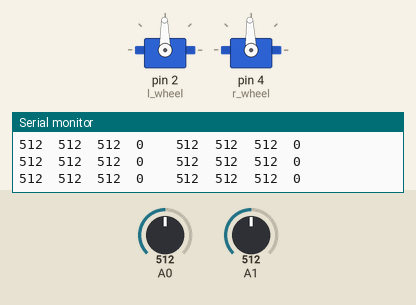
Bench run of a sketch on a simulated Arduino Uno, built with avr-gcc and run on an emulated ATmega328P. Parts: 2 × servo, the last lines printed to the serial monitor. The inputs (shaded band) are chosen by the test bench; at power-on: A1 = 512, A0 = 512.

Above: at 1.2 s.
1.3 s: A1 set to 1023
At 2.1 s:
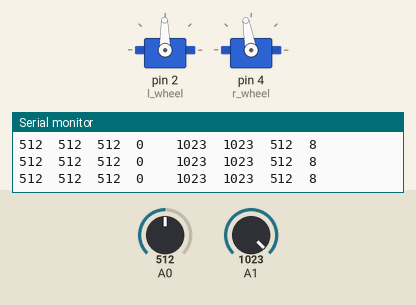
2.8 s: A0 set to 991
At 3.8 s:
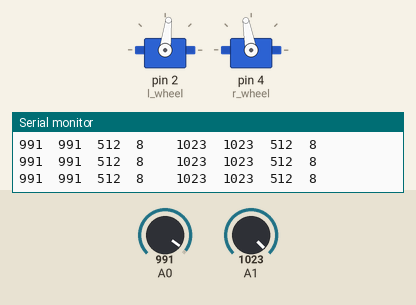
5.8 s: A0 set to 1009
8.8 s: A1 set to 900
At 10.3 s:
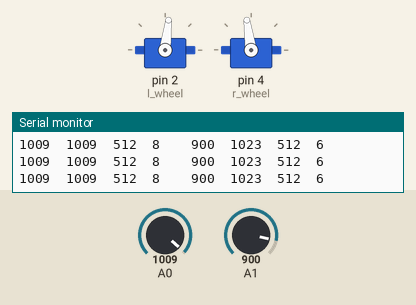
11.8 s: A1 set to 110
At 12.4 s:
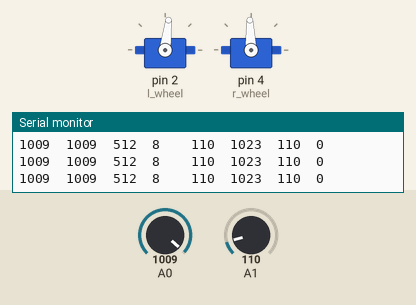
14.8 s: A1 set to 90
Timing chart, 0 to 17.3 s (numbered marks = the images above; inputs shaded):
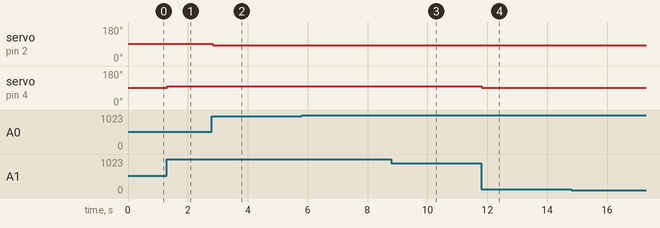

The sketch:

everything.ino
```cpp
// (licence header left out)
//------------------------------------------------------------------------------
// INCLUDES
// Includes save a lot of time by allowing you to use previously written code
// without copying and pasting it into this file (which would make a giant mess)
//------------------------------------------------------------------------------


// Servos are complicated and I don't want to reinvent the wheel, so I
// include someone else's code that does all the heavy lifting for me.
#include <Servo.h>


//------------------------------------------------------------------------------
// DEFINES
// Defines are values that will not change while the program is running.
//------------------------------------------------------------------------------


// servos go from 0 (full backwards) to 180 (full forwards) but servos
// aren't always 90=no movement.  So here is where you can adjust the
// settings.
#define NO_MOVE_R 92
#define NO_MOVE_L 91

// How fast are we moving forward?
// Set this to zero to test NO_MOVE_* are correct.
#define SPEED 8

// shouldn't have to change this...
#define MOVE_R (NO_MOVE_R+SPEED)
#define MOVE_L (NO_MOVE_L-SPEED)


//------------------------------------------------------------------------------
// GLOBALS
// Globals are places to store information that can be accessed from anywhere
// in your program.
//------------------------------------------------------------------------------


Servo l_wheel;
Servo r_wheel;

// the darkest color the eyes have ever seen
int lmin=1024;
int rmin=1024;

// the brightest color the eyes have ever seen
int lmax=0;
int rmax=0;


//------------------------------------------------------------------------------
// METHODS
// Methods describe how to do a given job.  Some methods can call others.
//------------------------------------------------------------------------------


// setup is called once when the board resets.
void setup() {
  // Phone the computer to report results.  9600 is how fast to talk.
  Serial.begin(9600);
  // Tell the arduino where the wheels are connected.
  l_wheel.attach(2);
  r_wheel.attach(4);
}


// loop is called over and over again after setup is done.
void loop() {
  // Read in what the eyes are seeing.
  int raw_l_sensor = analogRead(A0);
  int raw_r_sensor = analogRead(A1);

  // adjust for the light in the room
  if(lmax<raw_l_sensor) lmax=raw_l_sensor;
  if(rmax<raw_r_sensor) rmax=raw_r_sensor;
  if(lmin>raw_l_sensor) lmin=raw_l_sensor;
  if(rmin>raw_r_sensor) rmin=raw_r_sensor;

  // adjust the speed of each wheel based on the amount of light in each eye.
  // darker eyes means slower wheels.
  int lval=SPEED*(float)(raw_l_sensor-lmin)/(float)(lmax-lmin);
  int rval=SPEED*(float)(raw_r_sensor-rmin)/(float)(rmax-rmin);

  // send the new speed to each wheel.
  l_wheel.write(NO_MOVE_L-lval);
  r_wheel.write(NO_MOVE_R+rval);

  // if we are connected to the computer, spit out important information to explain what is going on.
  Serial.print(raw_l_sensor);
  Serial.print('\t');
  Serial.print(lmax);
  Serial.print('\t');
  Serial.print(lmin);
  Serial.print('\t');
  Serial.print(lval);
  Serial.print("\t\t");
  Serial.print(raw_r_sensor);
  Serial.print('\t');
  Serial.print(rmax);
  Serial.print('\t');
  Serial.print(rmin);
  Serial.print('\t');
  Serial.print(rval);
  Serial.print('\n');

  delay(25);
}


//------------------------------------------------------------------------------
// Copyright (C) 2012 Dan Royer (dan@marginallyclever.com)
// Permission is hereby granted, free of charge, to any person obtaining a
// copy of this software and associated documentation files (the "Software"),
// to deal in the Software without restriction, including without limitation
// the rights to use, copy, modify, merge, publish, distribute, sublicense,
// and/or sell copies of the Software, and to permit persons to whom the
// Software is furnished to do so, subject to the following conditions:
//
// The above copyright notice and this permission notice shall be included in
// all copies or substantial portions of the Software.
//
// THE SOFTWARE IS PROVIDED "AS IS", WITHOUT WARRANTY OF ANY KIND, EXPRESS OR
// IMPLIED, INCLUDING BUT NOT LIMITED TO THE WARRANTIES OF MERCHANTABILITY,
// FITNESS FOR A PARTICULAR PURPOSE AND NONINFRINGEMENT. IN NO EVENT SHALL THE
// AUTHORS OR COPYRIGHT HOLDERS BE LIABLE FOR ANY CLAIM, DAMAGES OR OTHER
// LIABILITY, WHETHER IN AN ACTION OF CONTRACT, TORT OR OTHERWISE, ARISING
// FROM, OUT OF OR IN CONNECTION WITH THE SOFTWARE OR THE USE OR OTHER
// DEALINGS IN THE SOFTWARE.
//------------------------------------------------------------------------------
```

Measured:
- after the input at 1.3 s, servo on pin 4 (r_wheel): 92° → 100° at once
- after the input at 2.8 s, servo on pin 2 (l_wheel): 91° → 83° at once
- after the input at 8.8 s, servo on pin 4 (r_wheel): 100° → 98° at once
- after the input at 11.8 s, servo on pin 4 (r_wheel): 98° → 92° at once
